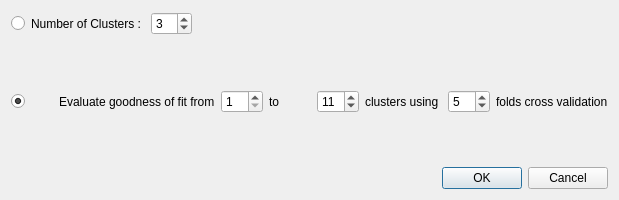
<?xml version="1.0" encoding="UTF-8"?>
<ui version="4.0">
 <class>kMeansClustersDialog</class>
 <widget class="QDialog" name="kMeansClustersDialog">
  <property name="geometry">
   <rect>
    <x>0</x>
    <y>0</y>
    <width>619</width>
    <height>200</height>
   </rect>
  </property>
  <property name="sizePolicy">
   <sizepolicy hsizetype="Preferred" vsizetype="Preferred">
    <horstretch>0</horstretch>
    <verstretch>0</verstretch>
   </sizepolicy>
  </property>
  <property name="minimumSize">
   <size>
    <width>0</width>
    <height>0</height>
   </size>
  </property>
  <property name="maximumSize">
   <size>
    <width>16777215</width>
    <height>16777215</height>
   </size>
  </property>
  <property name="windowTitle">
   <string>Clusters Input For K-Means Clustering</string>
  </property>
  <layout class="QVBoxLayout" name="verticalLayout_2">
   <item>
    <layout class="QVBoxLayout" name="verticalLayout">
     <item>
      <layout class="QHBoxLayout" name="numOfClustersLayout">
       <item>
        <widget class="QRadioButton" name="numOfClusterRadioButton">
         <property name="text">
          <string/>
         </property>
        </widget>
       </item>
       <item>
        <widget class="QLabel" name="numOfClustersLabel">
         <property name="minimumSize">
          <size>
           <width>0</width>
           <height>25</height>
          </size>
         </property>
         <property name="text">
          <string>Number of Clusters : </string>
         </property>
        </widget>
       </item>
       <item>
        <widget class="QSpinBox" name="numOfClustersBox">
         <property name="minimum">
          <number>1</number>
         </property>
         <property name="value">
          <number>3</number>
         </property>
        </widget>
       </item>
       <item>
        <spacer name="horizontalSpacer">
         <property name="orientation">
          <enum>Qt::Horizontal</enum>
         </property>
         <property name="sizeHint" stdset="0">
          <size>
           <width>40</width>
           <height>20</height>
          </size>
         </property>
        </spacer>
       </item>
      </layout>
     </item>
     <item>
      <layout class="QHBoxLayout" name="gofLayout">
       <item>
        <widget class="QRadioButton" name="gofRadioButton">
         <property name="text">
          <string/>
         </property>
         <property name="checked">
          <bool>true</bool>
         </property>
        </widget>
       </item>
       <item>
        <widget class="QLabel" name="gofLabel1">
         <property name="text">
          <string>Evaluate goodness of fit from</string>
         </property>
        </widget>
       </item>
       <item>
        <widget class="QSpinBox" name="clusterRangeBox1">
         <property name="minimum">
          <number>1</number>
         </property>
        </widget>
       </item>
       <item>
        <widget class="QLabel" name="gofLabel2">
         <property name="text">
          <string>to</string>
         </property>
        </widget>
       </item>
       <item>
        <widget class="QSpinBox" name="clusterRangeBox2">
         <property name="minimum">
          <number>1</number>
         </property>
         <property name="value">
          <number>11</number>
         </property>
        </widget>
       </item>
       <item>
        <widget class="QLabel" name="gofLabel3">
         <property name="text">
          <string>clusters using </string>
         </property>
        </widget>
       </item>
       <item>
        <widget class="QSpinBox" name="crossValidationFoldsBox">
         <property name="minimum">
          <number>2</number>
         </property>
         <property name="value">
          <number>5</number>
         </property>
        </widget>
       </item>
       <item>
        <widget class="QLabel" name="gofLabel4">
         <property name="text">
          <string>folds cross validation</string>
         </property>
        </widget>
       </item>
      </layout>
     </item>
    </layout>
   </item>
   <item>
    <widget class="QDialogButtonBox" name="buttonBox">
     <property name="orientation">
      <enum>Qt::Horizontal</enum>
     </property>
     <property name="standardButtons">
      <set>QDialogButtonBox::Cancel|QDialogButtonBox::Ok</set>
     </property>
    </widget>
   </item>
  </layout>
 </widget>
 <resources/>
 <connections>
  <connection>
   <sender>buttonBox</sender>
   <signal>accepted()</signal>
   <receiver>kMeansClustersDialog</receiver>
   <slot>accept()</slot>
   <hints>
    <hint type="sourcelabel">
     <x>248</x>
     <y>254</y>
    </hint>
    <hint type="destinationlabel">
     <x>157</x>
     <y>274</y>
    </hint>
   </hints>
  </connection>
  <connection>
   <sender>buttonBox</sender>
   <signal>rejected()</signal>
   <receiver>kMeansClustersDialog</receiver>
   <slot>reject()</slot>
   <hints>
    <hint type="sourcelabel">
     <x>316</x>
     <y>260</y>
    </hint>
    <hint type="destinationlabel">
     <x>286</x>
     <y>274</y>
    </hint>
   </hints>
  </connection>
 </connections>
</ui>
